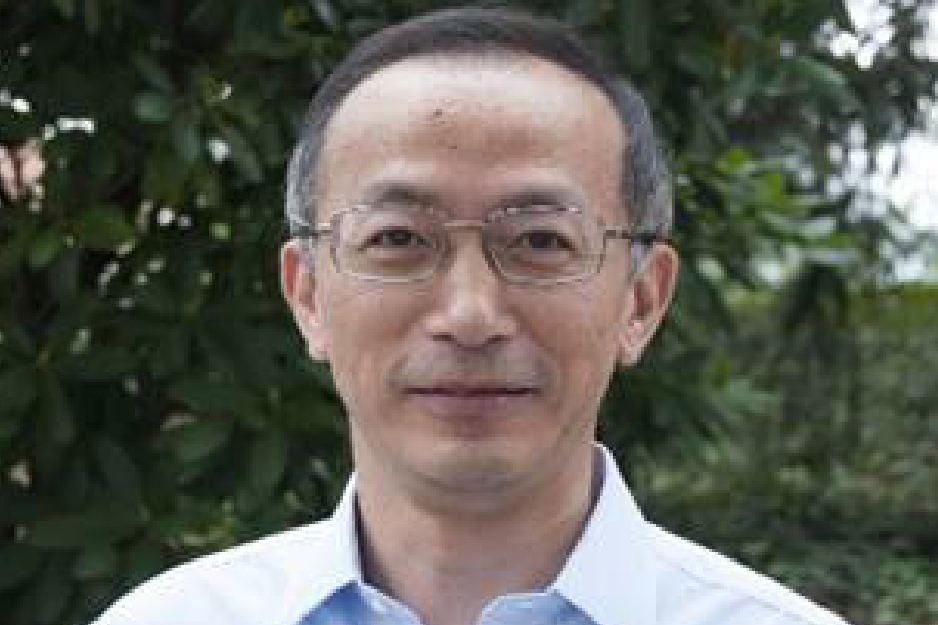
#> input picture headshotCropper/input_PNG_images/mitchelho-01_wrsadt.png, 938 x 625 px; its folder holds only this picture in this run
$ jupyter execute headshotCropper.ipynb
#> lines starting #> are read from the running program, lines starting #| are printed output that depends on the picture
#> further down, img_cv is the input picture: shape (625, 938, 3); mean B, G, R 85.8, 95.4, 94.9
# Headshot Cropper

Batch-process images: first use openCV to detect faces, then expand the face bounding box to max possible, then crop a circle out of the bounding box, finally soften the edges.

# Features

**1. 1-line code for face recognition and cropping into a circle image with feathered (adjustable) edges, on a transparent background**

```python
    result=blurEdge(cropImage(img, faceDetection(img_cv)), blur_radius, offset=0)
```

**2. Process multiple files and batch export to destination folder**

Input files are stored in `input_PNG_images` folder. The script reads every `*.png` file in that folder, and process them, and export the result for each image to the `result` folder. A zip file of the `result` folder is also recreated for convenience of downloading from web-hosted jupyter notebooks.

**Note:**

**1. If multiple faces are detected in a single photo, only the first face box will be extracted. The program does a generally good job at handling professional headshot, but it can also handle images with a certain level of complex backgrounds (depending on the accuracy of the openCV face detection)**

**2. For the simplicity of demo,  script only reads PNG images, but you can change this parameter in the `os.path.join(img_path, '*.png')` line**

## Examples

**Note: All resulting images resized to 200x200px. This parameter is user-adjustable. The extent of edge feather effect is also adjustable**

### **1. Simple background**

**Before**

**After**

### 2. Complex background

**Before**

**After**

**Before**

**After**

*Example pictures credit: freepik (obtained under CAS's image license with freepik)*

# Code

[cell 1]
import cv2 as cv
from PIL import Image
from PIL import ImageDraw, ImageFilter
import glob
import os
import shutil

[cell 2]
def faceDetection(img_cv):

    #load openCV Classifier
    face_cascade = cv.CascadeClassifier('haarcascade_frontalface_default.xml')

    #convert CV image to greyscale
    gray = cv.cvtColor(img_cv, cv.COLOR_BGR2GRAY)
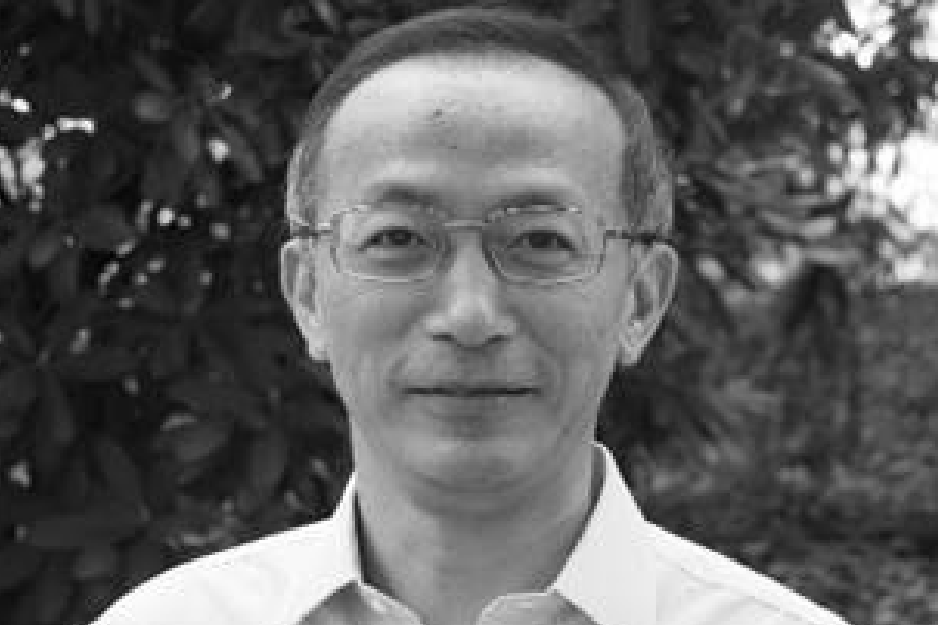
#> gray: shape (625, 938); min 1, max 255, mean 94.1

    #detect faces
    faces = face_cascade.detectMultiScale(gray)
#> faces = [[253, 74, 431, 431]]

    #get bounding box for the face.
    face_lst=faces[0].tolist()   #Because this is a headshot, so there is only 1 face
#> face_lst = [253, 74, 431, 431]
    x1, y1, x2, y2=face_lst[0], face_lst[1], face_lst[0]+face_lst[2], face_lst[1]+face_lst[3]
#> x1 = 253; y1 = 74; x2 = 684; y2 = 505

    return (x1, y1, x2, y2)

[cell 3]
def cropImage(img, face_box):  #use pillow RGB color mode images

    #get coordinates for the 2 corners of the face box
#> called with face_box = (253, 74, 684, 505)
    x1, y1, x2, y2=face_box
#> x1 = 253; y1 = 74; x2 = 684; y2 = 505

    #create a draw object for the colored image
    draw=ImageDraw.Draw(img)

    #pass in the face bounding box
    #draw.rectangle((x1, y1, x2, y2))

    #draw outline for the bounding box
    #draw.rectangle((x1, y1, x2, y2), outline="white")
    #display(img)

    #get the width, height of the face box
    w, h=x2-x1, y2-y1
#> w = 431; h = 431

    #make the facebox a square so it's easier to cut a circle out of it later on
    if w>h:
        diff=(w-h)/2
        y1-=diff
        y2+=diff
    else:
        diff=(h-w)/2
#> diff = 0
        x1-=diff
        x2+=diff

    #now expand the face box to max possible. Start with alpha=0, gradually increase alpha
    alpha=0

    #make sure face box doesn't go beyond the image borders!
    while (x1>0 and x2 < img.size[0] and y1>0 and y2<img.size[1]):
        x1-=alpha
        y1-=alpha
        x2+=alpha
        y2+=alpha
        alpha+=0.1  #step size for alpha
#> this loop made 39 passes
#> (x1, y1, x2, y2, alpha) on passes 1 to 12: (253, 74, 684, 505, 0.1), (252.9, 73.9, 684.1, 505.1, 0.2), (252.7, 73.7, 684.3, 505.3, 0.3), (252.4, 73.4, 684.6, 505.6, 0.4), (252, 73, 685, 506, 0.5), (251.5, 72.5, 685.5, 506.5, 0.6), (250.9, 71.9, 686.1, 507.1, 0.7), (250.2, 71.2, 686.8, 507.8, 0.8), (249.4, 70.4, 687.6, 508.6, 0.9), (248.5, 69.5, 688.5, 509.5, 1), (247.5, 68.5, 689.5, 510.5, 1.1), (246.4, 67.4, 690.6, 511.6, 1.2)
#> after the loop, alpha = 3.9; x1 = 178.9; x2 = 758.1; y1 = -0.1; y2 = 579.1

    #visulize the expanded face box
    #draw.rectangle((x1, y1, x2, y2), outline="white")
    #display(img)

    #crop the image using the expanded face box
    newImg=img.crop((x1, y1, x2, y2))
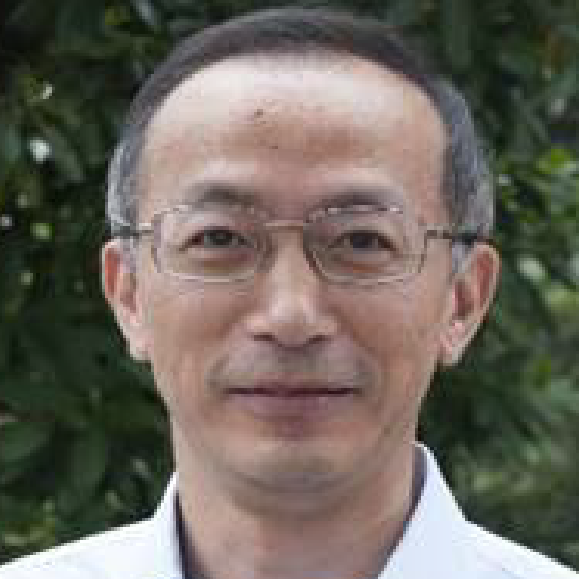
#> newImg: PIL image 579x579 RGB; mean R, G, B 108.2, 101.8, 92.6

    return newImg

#blur the edges
def blurEdge(img, blur_radius, offset=0):
#> called with blur_radius = 3, offset = 0
    offset = blur_radius * 2 + offset
#> offset = 6
    mask = Image.new("L", img.size, 0) #0 is black
#> mask: PIL image 579x579 L; every value is 0
    draw = ImageDraw.Draw(mask)
    draw.ellipse((offset, offset, img.size[0] - offset, img.size[1] - offset), fill=255) #fill with white
    mask = mask.filter(ImageFilter.GaussianBlur(blur_radius))
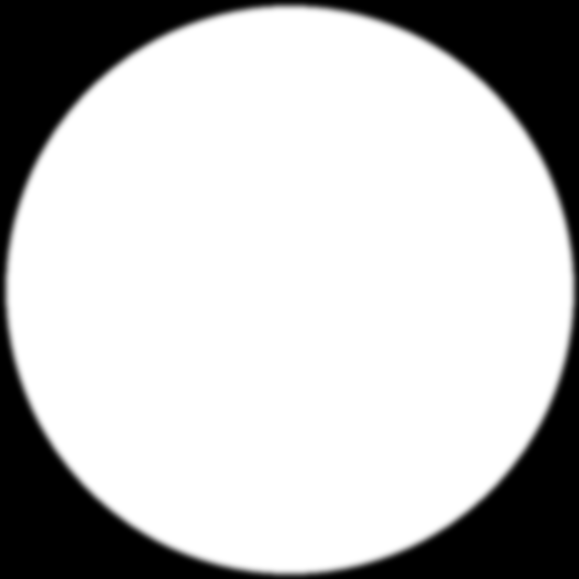
#> mask: PIL image 579x579 L; min 0, max 255, mean 192.7

    result = img.copy()
    result.putalpha(mask) #pixels=0(black) will disappear, pixels=255 (white) will show through
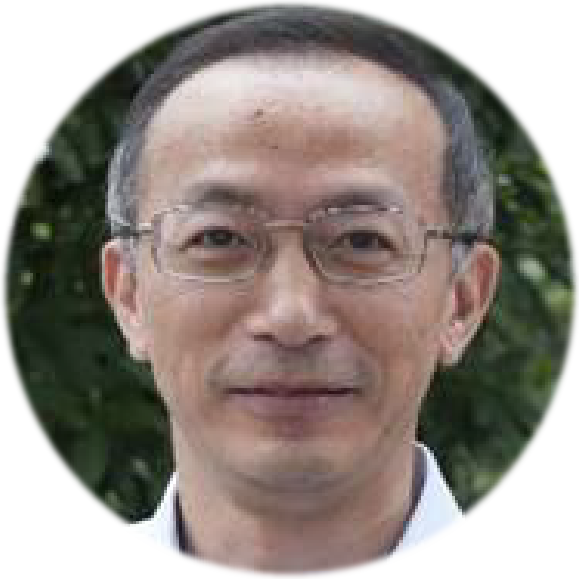
#> result: PIL image 579x579 RGBA; mean R, G, B, A 108.2, 101.8, 92.6, 192.7; transparent parts drawn white

    return result

[cell 4]
def makeDir():
    """
    Handling directory of result files. Results will be stored in a folder called `result`. The program checks if such folder exsits. If it exists, its current contents will be disgarded. If it does not exist, the folder will be greated.
    :return: None
    """
    folderPath="result"
    try:
        shutil.rmtree(folderPath)  #delete 'result' folder and all its current contents if it exist
    except:
        pass  #if it doesn't exist then don't do anything
    os.mkdir(folderPath) #make a new `result` folder

[cell 5]
if __name__=="__main__":

    makeDir()

    #specify input file path and output file path
    img_path = 'input_PNG_images/'
    output_path='result/'

    # go through every PNG file in the input_PNG_logo folder, process it, then save the output in the result folder
    for filename in glob.glob(os.path.join(img_path, '*.png')): # ONLY processs *.png file. Modify to suite your need
        with open(os.path.join(os.getcwd(), filename), 'r') as f:
            fn=(filename.split('/')[-1]).split('.')[0] #get the name of the image. E.g. "harbormed" instead of "input_PNG_Logo/harbormed.png"
            new_filename=output_path+fn+"_2.png"

            #read image into openCV
            img_cv = cv.imread(filename)

            #read image into PIl and convert to RGB
            img=Image.open(filename).convert("RGB")

            #set blur radius
            blur_radius=3

            #process the image
            result=blurEdge(cropImage(img, faceDetection(img_cv)), blur_radius, offset=0)

            #resize the image
            result.resize((200, 200)).save(new_filename)  #export as 200 * 200px
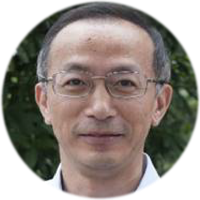
#> saved as mitchelho-01_wrsadt_2.png: PIL image 200x200 RGBA; mean R, G, B, A 91.8, 83.3, 76.5, 192.7; transparent parts drawn white


    shutil.make_archive("result", 'zip', "result") #zip up file for easy download in web-based Jupyter
